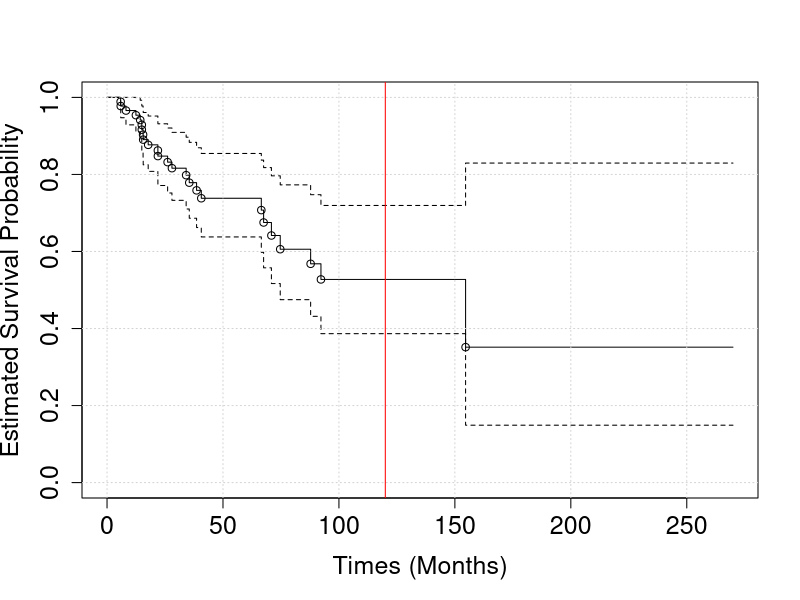
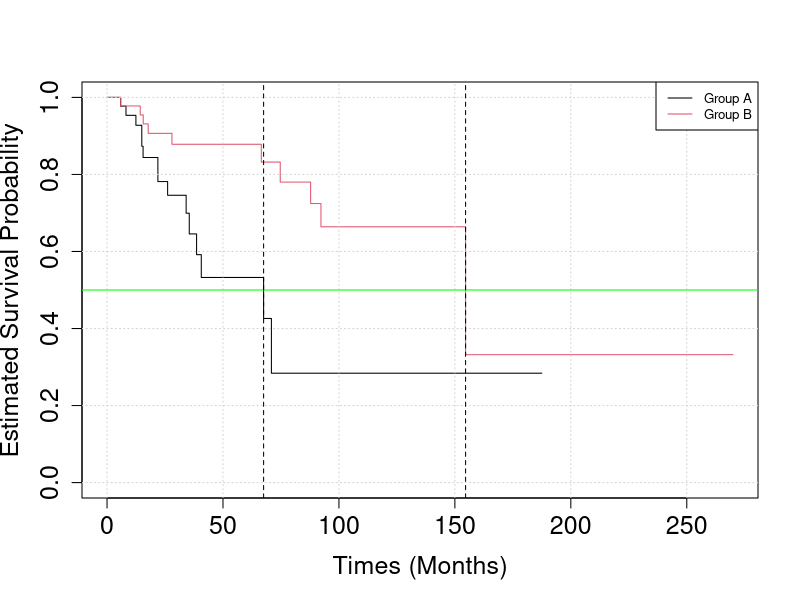
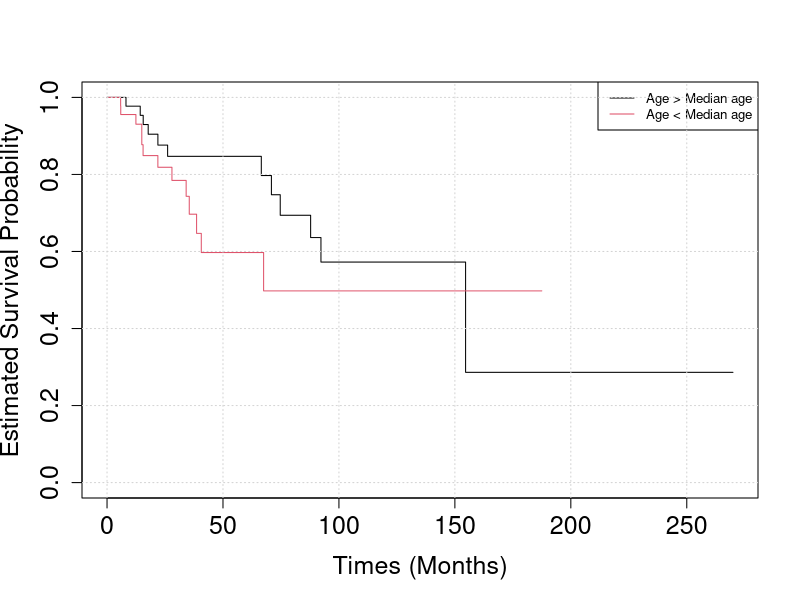

These figures' R source, in order:
## ---- chunk 1
op_eval=TRUE
op_echo=TRUE
## ---- chunk 2
set.seed(123)
N = 50
timesA = rexp(n=N, 1/26)
timesB = rexp(n=N, 1/60)
eventsA = rbinom(n=N, prob=0.3, size=1)
eventsB = rbinom(n=N, prob=0.2, size=1)

times = c(timesA, timesB)
events = c(eventsA, eventsB)

# times=timesA
# events=eventsA
## ---- chunk 3
library(survival)

## Store survival times and event (deaths) in a survival-object.
SURV = Surv(times, events)
SURV
## ---- chunk 4
S1 = survfit(SURV ~ 1)
S1
## ---- chunk 5
#plot(SURV, conf.int = FALSE)
plot(S1, 
     xlab = "Times (Months)", 
     ylab = "Estimated Survival Probability", 
     cex.axis=1.5, 
     cex.lab=1.5)
grid()
abline(v = 120, col = "red")


#Extra
#raw calculation of Kaplan-Meier estimates
test=data.frame(times=times,events=events)
test= test[order(test$times),]
test$n<-nrow(test):1
test= test[test$events>=1,]

#compute 1-d_i/n_i
for(i in 1:nrow(test)){test$survival[i]=1-test$events[i]/test$n[i]
}

#calculate the estimate of the survivl function
for(i in 1:nrow(test)){test$p[i]=prod(test$survival[1:i])}


points(x=test$times,y=test$p)
## ---- chunk 6
summary(S1, times = 120)
## ---- chunk 7
group = gl(2, N)
## ---- chunk 8
S2 = survfit(SURV ~ group)
S2
## ---- chunk 9
plot(S2, xlab="Times (Months)", ylab="Estimated Survival Probability", 
     cex.axis=1.5, cex.lab=1.5, col=c(1,2))
grid()
legend("topright", legend=c("Group A", "Group B"), col = c(1, 2),
       lty=1, cex=0.8)
abline(h = 0.5, col = "green")
# median survival time
abline(v = quantile(survfit(SURV ~ group), probs = 0.5)$quantile, lty = "dashed")
## ---- chunk 10
ageA = rnorm(n = N, mean = 55, sd = 2.5)
ageB = rnorm(n = N, mean = 50, sd = 2.5)
age = c(ageA, ageB)
age = (age>median(age))
## ---- chunk 11
S3 = survfit(SURV ~ age)
plot(S3, xlab="Times (Months)", ylab="Estimated Survival Probability", cex.axis=1.5, cex.lab=1.5, col=c(1,2))
legend("topright",
       legend=c("Age > Median age", "Age < Median age"), 
       col = c(1, 2),
       lty=1, cex=0.8)

grid()
## ---- chunk 12
C = coxph(SURV ~ group+age)
summary(C)
